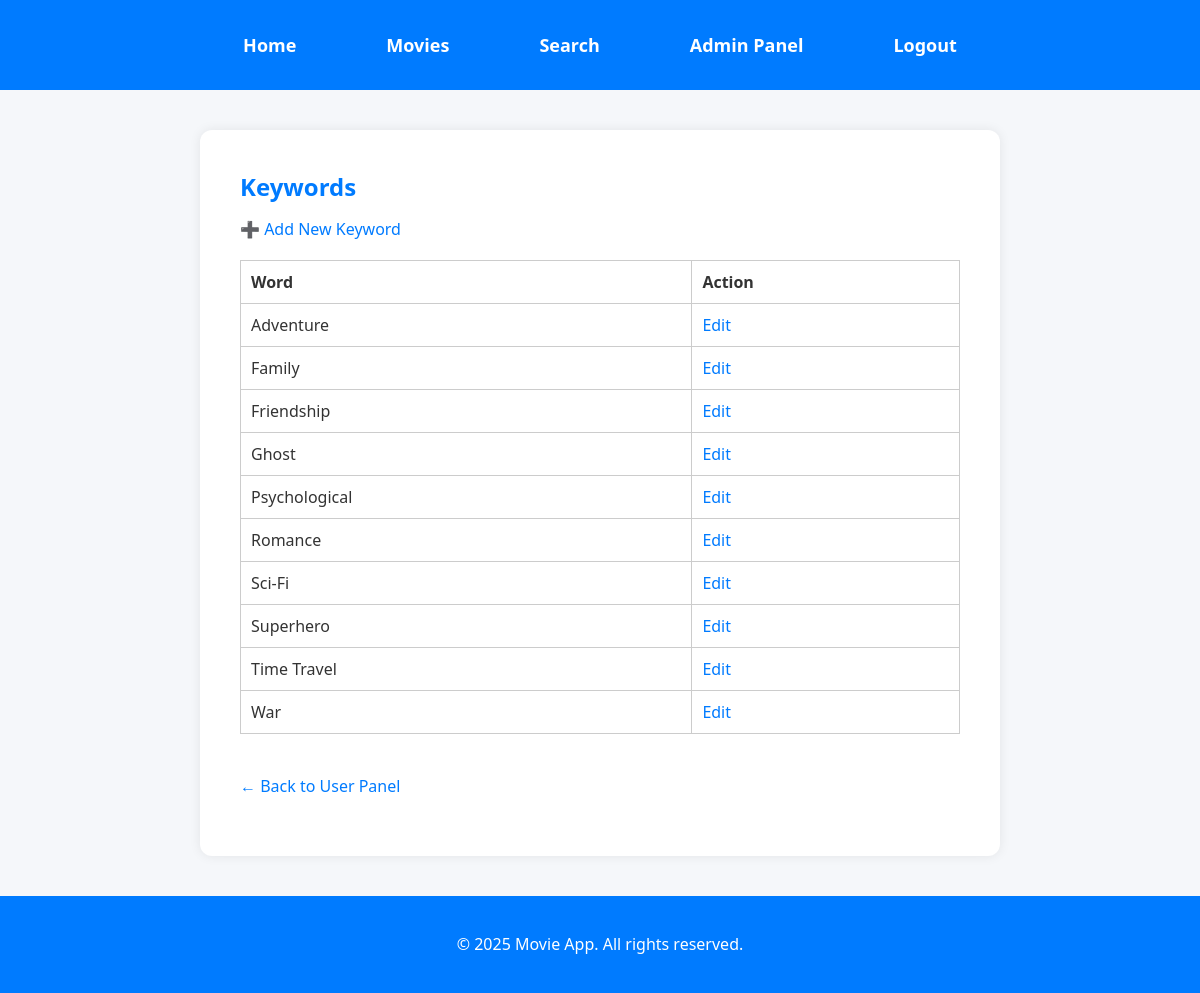
The page /admin/view_keyword.php (signed in) on the database its author committed.
### tables this page shows
CREATE TABLE `keywords` (
  `id` int(11) NOT NULL,
  `word` varchar(100) NOT NULL
);

### config/SystemSettings.php (called while the page is built, shortened)
<?php
require_once 'DBConnection.php';
class SystemSettings {
    private static $instance = null;
    private $db;
    private function __construct() {
        $this->db = DBConnection::getInstance();
        $this->loadSettings();
    }
    public static function getInstance() {
        if (self::$instance === null) {
            self::$instance = new SystemSettings();
        }
        return self::$instance;
    }
    private function loadSettings() {
        $sql = "SELECT * FROM system_settings";
        $result = $this->db->query($sql);
    }
}

### config/DBConnection.php (called while the page is built, shortened)
<?php
class DBConnection {
    private static $instance = null;
    protected $conn;
    public function __construct() {
        $this->conn = new mysqli(DB_HOST, DB_USER, DB_PASS, DB_NAME);
    }
    public static function getInstance() {
        if (self::$instance === null) {
            self::$instance = new DBConnection();
        }
        return self::$instance->getConnection();
    }
    public function getConnection() {
        return $this->conn;
    }
}
?>

### admin/view_keyword.php (the view, shortened to what this page needs)
<?php
require_once '../config/DBConnection.php';
$db = (new DBConnection())->getConnection();
$result = $db->query("SELECT * FROM keywords ORDER BY word");
include '../includes/header.php';
include '../includes/navigation.php';
?>
<main class="admin-container">
<h2>Keywords</h2>
<a href="manage_keyword.php">➕ Add New Keyword</a>
<table border="1" cellpadding="5">
    <tr><th>Word</th><th>Action</th></tr>
    <?php while ($k = $result->fetch_assoc()): ?>
        <tr>
        <td><?= htmlspecialchars($k['word']) ?></td>
        <td>
            <a href="manage_keyword.php?id=<?= $k['id'] ?>">Edit</a>
        </td>
        </tr>
    <?php endwhile; ?>
</table>
<p style="margin-top: 40px;">
    <a href="/user/home.php">← Back to User Panel</a>
</p>
</main>
<?php include '../includes/footer.php'; ?>

### assets/css/style.css (style rules this page uses)
* { box-sizing: border-box; }
html, body { margin: 0; padding: 0; font-family: 'Segoe UI', sans-serif; background-color: #f5f7fa; color: #333; height: 100%; display: flex; flex-direction: column; }
h2 { color: var(--theme-color); margin-bottom: 15px; }
p { font-size: 16px; line-height: 1.6; }

### assets/css/admin.css (style rules this page uses)
body.admin-page { background-color: #f5f7fa; font-family: 'Segoe UI', sans-serif; color: #333; margin: 0; padding: 0; }
.admin-container { max-width: 800px; width: 95%; margin: 40px auto; padding: 40px; background: #fff; border-radius: 12px; box-shadow: 0 0 12px rgba(0, 0, 0, 0.08); }
table { width: 100%; border-collapse: collapse; margin-top: 20px; }
th, td { padding: 10px; border: 1px solid #ccc; text-align: left; }
h2 { color: var(--theme-color); margin-top: 0; }
a { color: var(--theme-color); text-decoration: none; }

### rows shown on the page
keywords: word "Adventure"
keywords: word "Family"
keywords: word "Friendship"
keywords: word "Ghost"
keywords: word "Psychological"
keywords: word "Romance"
keywords: word "Sci-Fi"
keywords: word "Superhero"
keywords: word "Time Travel"
keywords: word "War"
